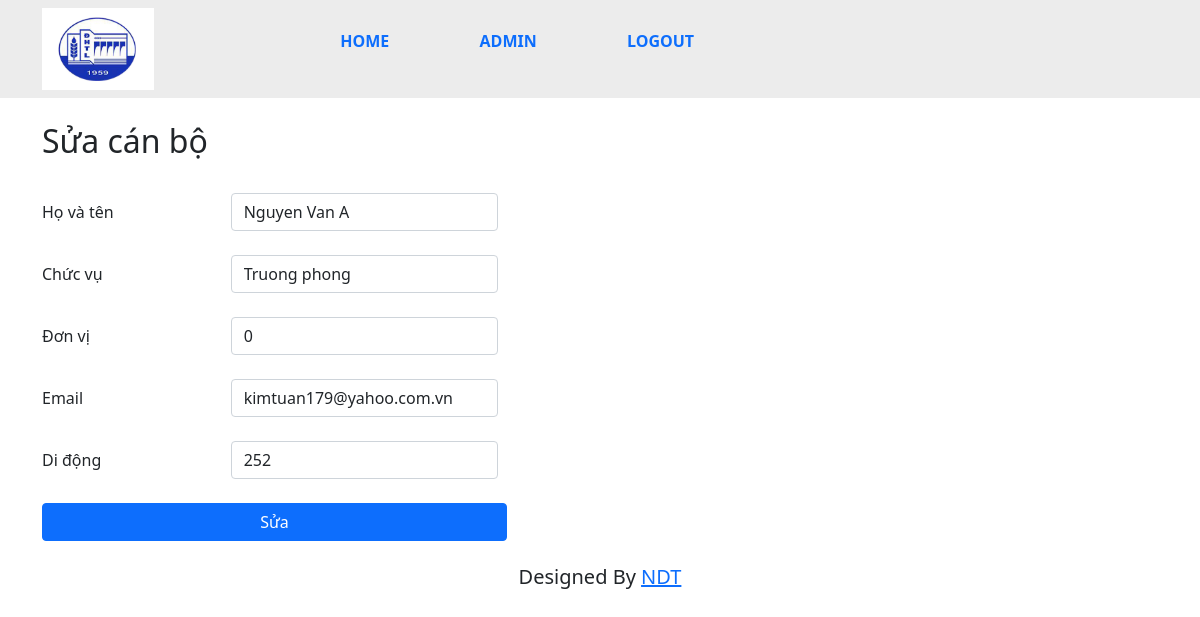
The page /admin/update.php?id=4 (signed in) on the database its author committed.
### tables this page shows
CREATE TABLE `tbl_canbo` (
  `id` int(11) NOT NULL,
  `full_name` varchar(255) NOT NULL,
  `chucvu` varchar(255) NOT NULL,
  `didong` int(11) NOT NULL,
  `email` varchar(255) NOT NULL,
  `id_donvi` int(11) NOT NULL
);

### admin/update.php (the view, shortened to what this page needs)
<?php
    include("menu.php");
?>
<div class="admin">
        <div class="container">
            <h2>Sửa cán bộ</h2><br>
			<?php
				$id =$_GET['id'];
				$sql = " SELECT *FROM tbl_canbo WHERE id=$id";
				$result = mysqli_query($conn, $sql);
				if(mysqli_num_rows($result)==1){
					while($rows =mysqli_fetch_assoc($result))
				{
					$name =$rows['full_name'];
					$chucvu = $rows['chucvu'];
					$didong = $rows['didong'];
					$email = $rows['email'];
					$donvi = $rows['id_donvi'];
				}
				}
				else
				{
					header("location:".SITEURL.'admin/index.php');
				}
			?>
            <form action=" " method ="POST">
            <div class="row g-3 align-items-center">
                <div class="col-2">
                    <label  class="col-form-label">Họ và tên</label>
                </div>
                <div class="col-3">
                    <input type="text" name="name" class="form-control" value="<?php echo $name; ?>">
                </div>
            </div><br>
            <div class="row g-3 align-items-center">
                <div class="col-2">
                    <label  class="col-form-label">Chức vụ</label>
                </div>
                <div class="col-3">
                    <input type="text" name="chucvu" class="form-control" value="<?php echo $chucvu; ?>" >
                </div>
            </div><br>
            <div class="row g-3 align-items-center">
                <div class="col-2">
                    <label  class="col-form-label">Đơn vị</label>
                </div>
                <div class="col-3">
                    <input type="text" name="address" class="form-control" value="<?php echo $donvi; ?>">
                </div>
            </div><br>
            <div class="row g-3 align-items-center">
                <div class="col-2">
                    <label  class="col-form-label">Email</label>
                </div>
                <div class="col-3">
                    <input type="text" name="email" class="form-control" value="<?php echo $email; ?>" >
                </div>
            </div><br>
            <div class="row g-3 align-items-center">
                <div class="col-2">
                    <label  class="col-form-label">Di động</label>
                </div>
                <div class="col-3">
                    <input type="text" name="phone_number" class="form-control" value="<?php echo $didong; ?>">
                </div>
            </div><br>
            <div class="d-grid gap-2 col-5 ">
                <button type="submit" name="btnUpdate" class="btn btn-primary">Sửa</button>
            </div>
            </form>
        </div>
    </div>
<?php
    include("footer.php");
?>

### css/admin.css (style rules this page uses)
.admin { padding: 2%; }

### rows shown on the page
tbl_canbo: name "Nguyen Van A", chucvu "Truong phong", address "0", email "kimtuan179@yahoo.com.vn", phone_number "252"
